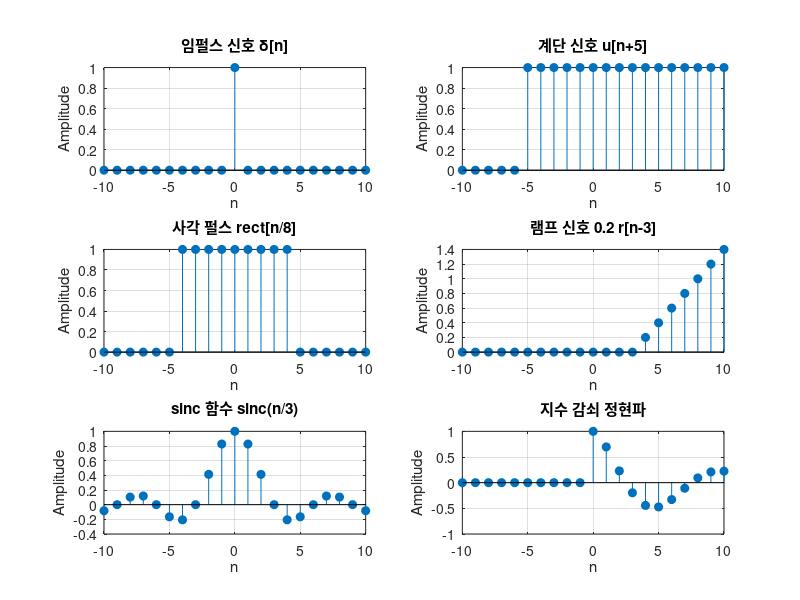

Reproduce this figure in MATLAB. (Note: this script raises an error after producing the figure.)
%% DiscreteSignals.m
% 여러 가지 기본 이산 신호를 -10 <= n <= 10 범위에서 그린다.
%   임펄스 δ[n], 계단 u[n+5], 사각 펄스 rect[n/8],
%   램프 0.2·r[n-3], sinc(n/3), 지수 감쇠 정현파 e^(-0.15n)cos(0.2πn)u[n]

clc; clear; close all;

n = -10 : 10;                                   % 시간 축

% 신호 정의
delta  = double(n == 0);                        % 임펄스
step   = double(n >= -5);                       % 계단 u[n+5]
rect   = double(abs(n) <= 4);                   % 사각 펄스 rect[n/8]
ramp   = 0.2 * (n - 3) .* double(n >= 3);       % 램프 0.2·r[n-3]

sincN      = ones(size(n));                     % sinc(n/3), n = 0 에서 1
idx        = (n ~= 0);
sincN(idx) = sin(pi * n(idx) / 3) ./ (pi * n(idx) / 3);

expCos = exp(-0.15 * n) .* cos(0.2 * pi * n) .* double(n >= 0);   % 지수 감쇠 정현파

% 그리기
signals = {delta, step, rect, ramp, sincN, expCos};
titles  = {'임펄스 신호 \delta[n]', '계단 신호 u[n+5]', '사각 펄스 rect[n/8]', ...
           '램프 신호 0.2 r[n-3]', 'sinc 함수 sinc(n/3)', '지수 감쇠 정현파'};

figure('Position', [100 100 800 600]);
for k = 1 : numel(signals)
    subplot(3, 2, k);
    stem(n, signals{k}, 'filled');
    title(titles{k});
    xlabel('n'); ylabel('Amplitude');
    grid on;
end
sgtitle('여러 가지 이산 신호');
